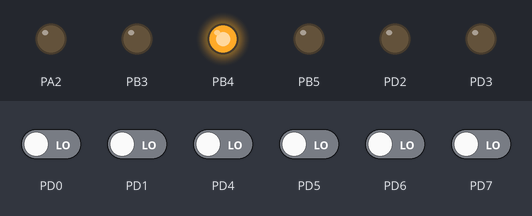
A program run on a simulated ATmega32, built with avr-gcc and emulated at 16 MHz. Shown: output pins drawn as LEDs (lit = HIGH). The test bench sets the inputs (shaded band); at power-on: PD0, PD1, PD4–7 LOW.

Above: at 0.1 s.
At 5.0 s:
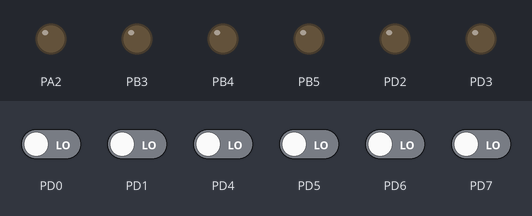
Timing chart, 0 to 6.5 s (numbered marks = the images above):
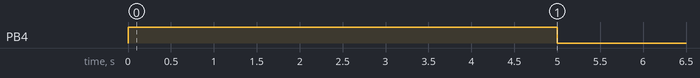

Measured:
- by itself, PB4: LOW → HIGH at 0.00 s, → LOW 5.0 s later

The program:

main.c
```c
/*
 * main.c
 *
 *  Created on: May 30, 2024
 *      Author: Abdo
 */

#include "main.h"

u8 offFlag = 0;
u32 ovCounter=0;

void callback()
{
	ovCounter++;
	if(ovCounter == 4882)
	{
		offFlag = 1;
	}
}

int main(){


	GI_enable();
	SS_init();
	ADC_init();
	EEPROM_Init();
	TIMER0_initFastPwm();
	 u8 TempCurrent = TempCheck () ;
	 u8 Td ;

	DIO_setPinDir(DIO_PINA2,DIO_OUTPUT);
	DIO_setPinDir(DIO_PINB4,DIO_OUTPUT);
	DIO_setPinDir(DIO_PINB5,DIO_OUTPUT);
	DIO_setPinDir(DIO_PINB3,DIO_OUTPUT);

	DIO_setPinDir(DIO_PIND3,DIO_OUTPUT);
	DIO_setPinDir(DIO_PIND2,DIO_OUTPUT);

	TIMER0_initNormal();
	TIMER0_setCallbackOv(callback);
	TIMER0_start(TIMER0_DIV64);

	while (1){
		if (offFlag == 0){
			if (TempCurrent < Td ){
				// turn on heating  for lamp in protus
				DIO_setPinValue(DIO_PINA2,DIO_HIGH);
				// turn off for motor
				DIO_setPinValue(DIO_PINB4,DIO_LOW);
				DIO_setPinValue(DIO_PINB5,DIO_LOW);
				DIO_setPinValue(DIO_PINB3,DIO_LOW);

				//TIMER0_start(TIMER0_STOP);
			}
			else if(TempCurrent > Td) {
				DIO_setPinValue(DIO_PINA2,DIO_LOW);

				//TIMER0_start(TIMER0_DIV64);
				//TIMER0_setOcr((Tc*255)/(Tc+Td));

				DIO_setPinValue(DIO_PINB4,DIO_HIGH);
				DIO_setPinValue(DIO_PINB5,DIO_LOW);
				 }
			if (DIO_readPinValue(DIO_PIND2) == DIO_HIGH)
			{
				while(DIO_readPinValue(DIO_PIND2) == DIO_HIGH);
				Td ++;
				EEPROM_SendByte(Td,100);
			}

			else if (DIO_readPinValue(DIO_PIND3) == DIO_HIGH)
			{
				while(DIO_readPinValue(DIO_PIND3) == DIO_HIGH);
				Td --;
				EEPROM_SendByte(Td,100);
			}
		}
		else if (offFlag == 1){
			DIO_setPinValue(DIO_PINB4,DIO_LOW);
			DIO_setPinValue(DIO_PINB5,DIO_LOW);
			DIO_setPinValue(DIO_PINB3,DIO_LOW);
			DIO_setPinValue(DIO_PINA2,DIO_LOW);
		}
	}
	return 0;
}
```

TempCheck_INT.h
```c
/*
 * TempCheck_INT.h
 *
 *  Created on: May 30, 2024
 *      Author: Abdo
 */

#ifndef APP_TEMPCHECK_TEMPCHECK_INT_H_
#define APP_TEMPCHECK_TEMPCHECK_INT_H_
#include "ADC_INT.h"

void init_TempCheck ();

f32 TempCheck ();

#endif /* APP_TEMPCHECK_TEMPCHECK_INT_H_ */
```

TempCheck_PROG.c
```c
/*
 * TempCheck_PROG.c
 *
 *  Created on: May 30, 2024
 *      Author: Abdo
 */

#include "TempCheck_INT.h"
void init_TempCheck (){
	ADC_init();

	DIO_setPinDir(DIO_PINA1, DIO_INPUT);


}

f32 TempCheck () {


u32	VDigitalTemp = ADC_read(ADC_CH1);
	f32	VAnalogTemp = (ADC_convertAnalog(VDigitalTemp))*100;

	return VAnalogTemp ;


}
```

main.h
```c
/*
 * main.h
 *
 *  Created on: May 30, 2024
 *      Author: Abdo
 */

#ifndef APP_MAIN_H_
#define APP_MAIN_H_

/******************************************
  INCLUDES
*******************************************/

#include "DIO_INT.h"

#include "ADC_INT.h"

#include "SS_INT.h"

#include "GI_INT.h"

#include "EXT_INT.h"

#include "TIMER0_INT.h"

#include "UART_INT.h"

#include "EEPROM_INT.h"

#include "Tempcheck_INT.h"

/******************************************
  Global Data TYPES AND STRUCTURES
*******************************************/


/******************************************
  GLOBAL CONSTANT MACROS
*******************************************/


/******************************************
  GLOBAL FUNCTIONS MACROS
*******************************************/


/******************************************
  GLOBAL FUNCTIONS Prototypes
*******************************************/

int main();

#endif /* APP_MAIN_H_ */
```

EEPROM_INT.h
```c
/*
 * EEPROM_INT.h
 *
 *  Created on: May 30, 2024
 *      Author: DELL
 */

#ifndef HAL_EEPROM_EEPROM_INT_H_
#define HAL_EEPROM_EEPROM_INT_H_

/******************************************
  INCLUDES
*******************************************/

#include "DIO_INT.h"

#include "I2C_INT.h"

/******************************************
  Global Data TYPES AND STRUCTURES
*******************************************/


/******************************************
  GLOBAL CONSTANT MACROS
*******************************************/

/******************************************
  GLOBAL FUNCTIONS MACROS
*******************************************/


/******************************************
  GLOBAL FUNCTIONS Prototypes
*******************************************/

void EEPROM_Init();

void EEPROM_SendByte(u8 byte,u16 location);

void EEPROM_ReadByteNACK(u8* byte,u16 location);


#endif /* HAL_EEPROM_EEPROM_INT_H_ */
```

EEPROM_PROG.c
```c
/*
 * EEPROM_PROG.c
 *
 *  Created on: May 30, 2024
 *      Author: DELL
 */

#include "EEPROM_INT.h"

void EEPROM_Init()
{
	I2C_init(MASTER);
}

void EEPROM_SendByte(u8 byte,u16 location)
{
    //Send Start
    TWCR = (1<<TWINT)|(1<<TWSTA)|(1<<TWEN);
    while (GET_BIT(TWCR,TWINT)==0);

    //Send Location
    u8 varr = 0b10100000|(location>>7);
    CLEAR_BIT(varr,0);
    TWDR = varr;
    TWCR = (1<<TWINT)|(1<<TWEN);
    while (GET_BIT(TWCR,TWINT)==0);

    //Send the remainder of Location
    TWDR = (u8)location;
    TWCR = (1<<TWINT)|(1<<TWEN);
    while (GET_BIT(TWCR,TWINT)==0);

    //Send Data
    TWDR = byte;
    TWCR = (1<<TWINT)|(1<<TWEN);
    while (GET_BIT(TWCR,TWINT)==0);

    //Send Stop
    TWCR = (1<<TWINT)|(1<<TWEN)|(1<<TWSTO);
}

void EEPROM_ReadByteNACK(u8* byte,u16 location){
  //Send Dummy Write Start
  TWCR = (1<<TWINT)|(1<<TWSTA)|(1<<TWEN);
  while (GET_BIT(TWCR,TWINT)==0);

  //Send Location
  u8 varr = 0b10100000|(location>>7);
  CLEAR_BIT(varr,0);
  TWDR = varr;
  TWCR = (1<<TWINT)|(1<<TWEN);
  while (GET_BIT(TWCR,TWINT)==0);

  //Send the remainder of Location
  TWDR = (u8)location;
  TWCR = (1<<TWINT)|(1<<TWEN);
  while (GET_BIT(TWCR,TWINT)==0);

  //Send Start
  TWCR = (1<<TWINT)|(1<<TWSTA)|(1<<TWEN);
  while (GET_BIT(TWCR,TWINT)==0);

  //Send Location
  SET_BIT(varr,0);
  TWDR = varr;
  TWCR = (1<<TWINT)|(1<<TWEN);
  while (GET_BIT(TWCR,TWINT)==0);

  //Read data
  TWCR = (1<<TWINT)|(1<<TWEN);
  while (GET_BIT(TWCR,TWINT)==0);
  *byte = TWDR;

  //Send Stop
  TWCR = (1<<TWINT)|(1<<TWEN)|(1<<TWSTO);
}
```

SS_INT.h
```c
/*
 * SS_INT.h
 *
 *  Created on: May 30, 2024
 *      Author: Abdo
 */

#ifndef HAL_SS_SS_INT_H_
#define HAL_SS_SS_INT_H_
#include "STD_TYPES.h"

//Config
#define SS_S0	DIO_PINA4
#define SS_S1	DIO_PINA5
#define SS_S2	DIO_PINA6
#define SS_S3	DIO_PINA7
#define SS_ENABLE1	DIO_PINB1
#define SS_ENABLE2	DIO_PINB2


void SS_init();
void SS_writeNum(u8 num);

#endif /* HAL_SS_SS_INT_H_ */
```

SS_PROG.c
```c
/*
 * SS_PROG.c
 *
 *  Created on: May 30, 2024
 *      Author: Abdo
 */

#include "BIT_MATH.h"
#include "DIO_INT.h"
#include "SS_INT.h"

#define F_CPU 16000000UL
#include <util/delay.h>

void SS_init()
{
	DIO_setPinDir(SS_S0, DIO_OUTPUT);
	DIO_setPinDir(SS_S1, DIO_OUTPUT);
	DIO_setPinDir(SS_S2, DIO_OUTPUT);
	DIO_setPinDir(SS_S3, DIO_OUTPUT);

	DIO_setPinDir(SS_ENABLE1, DIO_OUTPUT);
	DIO_setPinDir(SS_ENABLE2, DIO_OUTPUT);
}

void SS_writeNum(u8 num)
{
	//disable2
	DIO_setPinValue(SS_ENABLE2, DIO_LOW);
	//write num1
	u8 num1 =num%10;
	DIO_setPinValue(SS_S0, GET_BIT(num1,0));
	DIO_setPinValue(SS_S1, GET_BIT(num1,1));
	DIO_setPinValue(SS_S2, GET_BIT(num1,2));
	DIO_setPinValue(SS_S3, GET_BIT(num1,3));
	//enable1
	DIO_setPinValue(SS_ENABLE1, DIO_HIGH);
	_delay_ms(1);

	//disable1
	DIO_setPinValue(SS_ENABLE1, DIO_LOW);
	//write num2
	u8 num2 = num/10;
	DIO_setPinValue(SS_S0, GET_BIT(num2,0));
	DIO_setPinValue(SS_S1, GET_BIT(num2,1));
	DIO_setPinValue(SS_S2, GET_BIT(num2,2));
	DIO_setPinValue(SS_S3, GET_BIT(num2,3));
	//enable2
	DIO_setPinValue(SS_ENABLE2, DIO_HIGH);
	_delay_ms(1);
}
```

BIT_MATH.h
```c
/*
 * BIT_MATH.h
 *
 *  Created on: May 16, 2024
 *      Author: Abdo
 */

#ifndef LIB_BIT_MATH_H_
#define LIB_BIT_MATH_H_

/**************
INCLUDES
***************/


/**************
Global Data TYPES AND STRUCTURES
***************/


/**************
GLOBAL CONSTANT MACROS
***************/


/**************
GLOBAL FUNCTIONS MACROS
***************/

#define SET_BIT(var,shift)  var=(var|(1<<shift))
#define TOOGLE_BIT(var,shift)  var=(var^(1<<shift))
#define CLEAR_BIT(var,shift)  var=(var&(~(1<<shift)))
#define GET_BIT(var,shift)  ((var>>shift)&1)

/**************
GLOBAL FUNCTIONS Prototypes
****************/
#endif /* LIB_BIT_MATH_H_*/
```

STD_TYPES.h
```c
/*
 * STD_TYPES.h
 *
 *  Created on: May 16, 2024
 *      Author: Abdo
 */

#ifndef LIB_STD_TYPES_H_
#define LIB_STD_TYPES_H_

/**************
  INCLUDES
***************/


/**************
  Global Data TYPES AND STRUCTURES
***************/

typedef unsigned char u8;
typedef signed char s8;
typedef unsigned short u16;
typedef signed short s16;
typedef unsigned int u32;
typedef signed int s32;
typedef float f32;
typedef double f64;
typedef enum {FALSE,TRUE} BOOL;

/**************
  GLOBAL CONSTANT MACROS
***************/


/**************
  GLOBAL FUNCTIONS MACROS
***************/


/**************
  GLOBAL FUNCTIONS Prototypes
***************/

#endif /* LIB_STD_TYPES_H_ */
```

ADC_INT.h
```c
/*
 * ADC_INT.h
 *
 *  Created on: May 16, 2024
 *      Author: DELL
 */

#ifndef MCAL_ADC_ADC_INT_H_
#define MCAL_ADC_ADC_INT_H_


/******************************************
  INCLUDES
*******************************************/
#include "DIO_INT.h"

/******************************************
  Global Data TYPES AND STRUCTURES
*******************************************/


/******************************************
  GLOBAL CONSTANT MACROS
*******************************************/
/*ADC Registers*/
#define ADMUX 				*((volatile u8*)0x27)
#define REFS1	7	//reference
#define REFS0	6	//reference

#define MUX4	4	//channel select
#define MUX3	3
#define MUX2	2
#define MUX1	1
#define MUX0	0

#define ADCSRA 				*((volatile u8*)0x26)
#define ADEN	7	//enable
#define ADSC	6 	//start conversion
#define ADPS2   2	//Prescaler
#define ADPS1   1	//Prescaler
#define ADPS0   0	//Prescaler


#define ADCH 				*((volatile u8*)0x25)//low bits only
#define ADCL 				*((volatile u8*)0x24)//high bits only
#define ADCLH				*((volatile u16*)0x24)//all bits..(u16)

///////////////////////////////////////////////////////////////

#define ADC_CH0		0
#define ADC_CH1		1
#define ADC_CH2		2


/******************************************
  GLOBAL FUNCTIONS MACROS
*******************************************/


/******************************************
  GLOBAL FUNCTIONS Prototypes
*******************************************/

void ADC_init();

u16 ADC_read(u8 chNum);//return digital

f32 ADC_convertAnalog(u16 digitalValue);//return analog


#endif /* MCAL_ADC_ADC_INT_H_ */
```

ADC_PROG.c
```c
/*
 * ADC_PROG.c
 *
 *  Created on: May 16, 2024
 *      Author: DELL
 */


#include "ADC_INT.h"

void ADC_init()
{
	//select Vref -> AVCC

	SET_BIT(ADMUX, REFS0);
	CLEAR_BIT(ADMUX, REFS1);

	//prescaler select 128

	SET_BIT(ADCSRA,ADPS0) ;
	SET_BIT(ADCSRA,ADPS1) ;
	SET_BIT(ADCSRA,ADPS2) ;


	//enable ADC

	SET_BIT(ADCSRA,ADEN) ;
}

u16 ADC_read(u8 chNum)
{
	//select ch.
	if(chNum == ADC_CH0)
	{
		CLEAR_BIT(ADMUX, MUX0);
		CLEAR_BIT(ADMUX, MUX1);
		CLEAR_BIT(ADMUX, MUX2);
		CLEAR_BIT(ADMUX, MUX3);
		CLEAR_BIT(ADMUX, MUX4);

	}
	else if(chNum == ADC_CH1)
	{
		SET_BIT(ADMUX, MUX0);
		CLEAR_BIT(ADMUX, MUX1);
		CLEAR_BIT(ADMUX, MUX2);
		CLEAR_BIT(ADMUX, MUX3);
		CLEAR_BIT(ADMUX, MUX4);
	}

	//start

	SET_BIT(ADCSRA,ADSC) ;
	//wait conv.
	while(GET_BIT(ADCSRA ,ADSC) == 1);

	//read
	return ADCLH;
}

f32 ADC_convertAnalog(u16 digitalValue)
{
	f32 analog = digitalValue * (5.0/1024);
	return analog;
}
```

DIO_INT.h
```c
/*
 * DIO_INT.h
 *
 *  Created on: May 16, 2024
 *      Author: ahmed
 */

#ifndef MCAL_DIO_DIO_INT_H_
#define MCAL_DIO_DIO_INT_H_

/******************************************
  INCLUDES
*******************************************/

#include "STD_TYPES.h"
#include "BIT_MATH.h"

//Set Cristal Frequency
#define F_CPU 16000000UL
#include<util/delay.h>

/******************************************
  Global Data TYPES AND STRUCTURES
*******************************************/


/******************************************
  GLOBAL CONSTANT MACROS
*******************************************/

//State
#define DIO_HIGH 1
#define DIO_LOW  0

//Direction
#define DIO_INPUT 0
#define DIO_OUTPUT 1

//Registers************************

//Port A
#define DDRA  (*(volatile u8*)0x3A)
#define PORTA (*(volatile u8*)0x3B)
#define PINA  (*(volatile u8*)0x39)

//Port B
#define DDRB  (*(volatile u8*)0x37)
#define PORTB (*(volatile u8*)0x38)
#define PINB  (*(volatile u8*)0x36)

//Port C
#define DDRC  (*(volatile u8*)0x34)
#define PORTC (*(volatile u8*)0x35)
#define PINC  (*(volatile u8*)0x33)

//Port D
#define DDRD  (*(volatile u8*)0x31)
#define PORTD (*(volatile u8*)0x32)
#define PIND  (*(volatile u8*)0x30)

//Pins******************************

//PINA
#define DIO_PINA0 0
#define DIO_PINA1 1
#define DIO_PINA2 2
#define DIO_PINA3 3
#define DIO_PINA4 4
#define DIO_PINA5 5
#define DIO_PINA6 6
#define DIO_PINA7 7

//PINB
#define DIO_PINB0 8
#define DIO_PINB1 9
#define DIO_PINB2 10
#define DIO_PINB3 11
#define DIO_PINB4 12
#define DIO_PINB5 13
#define DIO_PINB6 14
#define DIO_PINB7 15

//PINC
#define DIO_PINC0 16
#define DIO_PINC1 17
#define DIO_PINC2 18
#define DIO_PINC3 19
#define DIO_PINC4 20
#define DIO_PINC5 21
#define DIO_PINC6 22
#define DIO_PINC7 23

//PIND
#define DIO_PIND0 24
#define DIO_PIND1 25
#define DIO_PIND2 26
#define DIO_PIND3 27
#define DIO_PIND4 28
#define DIO_PIND5 29
#define DIO_PIND6 30
#define DIO_PIND7 31


/******************************************
  GLOBAL FUNCTIONS MACROS
*******************************************/


/******************************************
  GLOBAL FUNCTIONS Prototypes
*******************************************/

void DIO_setPinDir(u8 pinNum, u8 dir);

void DIO_setPinValue(u8 pinNum, u8 level);

u8 DIO_readPinValue(u8 pinNum);

void DIO_togglePinValue(u8 pinNum);

void DIO_setPullUp(u8 pinNum);


#endif /* MCAL_DIO_DIO_INT_H_ */
```

DIO_PORG.c
```c
/*
 * DIO_PORG.c
 *
 *  Created on: May 16, 2024
 *      Author: ahmed
 */

#include "DIO_INT.h"

void DIO_setPinDir(u8 pinNum, u8 dir){
	//PORTA
	if (pinNum>=0 && pinNum<=7)
	{
		if (dir==DIO_INPUT){
			CLEAR_BIT(DDRA,pinNum);
		}
		else if(dir==DIO_OUTPUT){
			SET_BIT(DDRA,pinNum);
		}
	}
	else //PORTB
	if (pinNum>=8 && pinNum<=15)
	{
		pinNum=pinNum-8;
		if (dir==DIO_INPUT){
			CLEAR_BIT(DDRB,pinNum);
		}
		else if(dir==DIO_OUTPUT){
			SET_BIT(DDRB,pinNum);
		}
	}
	else //PORTC
	if (pinNum>=16 && pinNum<=23)
	{
		pinNum=pinNum-16;
		if (dir==DIO_INPUT){
			CLEAR_BIT(DDRC,pinNum);
		}
		else if(dir==DIO_OUTPUT){
			SET_BIT(DDRC,pinNum);
		}
	}
	else //PORTD
	if (pinNum>=24 && pinNum<=31)
	{
		pinNum=pinNum-24;
		if (dir==DIO_INPUT){
			CLEAR_BIT(DDRD,pinNum);
		}
		else if(dir==DIO_OUTPUT){
			SET_BIT(DDRD,pinNum);
		}
	}
}

void DIO_setPinValue(u8 pinNum, u8 level){
	//PORTA
	if (pinNum>=0 && pinNum<=7)
	{
		if (level==DIO_LOW){
			CLEAR_BIT(PORTA,pinNum);
		}
		else if(level==DIO_HIGH){
			SET_BIT(PORTA,pinNum);
		}
	}
	else //PORTB
	if (pinNum>=8 && pinNum<=15)
	{
		pinNum=pinNum-8;
		if (level==DIO_LOW){
			CLEAR_BIT(PORTB,pinNum);
		}
		else if(level==DIO_HIGH){
			SET_BIT(PORTB,pinNum);
		}
	}
	else //PORTC
	if (pinNum>=16 && pinNum<=23)
	{
		pinNum=pinNum-16;
		if (level==DIO_LOW){
			CLEAR_BIT(PORTC,pinNum);
		}
		else if(level==DIO_HIGH){
			SET_BIT(PORTC,pinNum);
		}
	}
	else //PORTD
	if (pinNum>=24 && pinNum<=31)
	{
		pinNum=pinNum-24;
		if (level==DIO_LOW){
			CLEAR_BIT(PORTD,pinNum);
		}
		else if(level==DIO_HIGH){
			SET_BIT(PORTD,pinNum);
		}
	}
}

u8 DIO_readPinValue(u8 pinNum){
	//PORTA
	if (pinNum>=0 && pinNum<=7)
	{
		return GET_BIT(PINA,pinNum);
	}
	else //PORTB
	if (pinNum>=8 && pinNum<=15)
	{
		pinNum=pinNum-8;
		return GET_BIT(PINB,pinNum);
	}
	else //PORTC
	if (pinNum>=16 && pinNum<=23)
	{
		pinNum=pinNum-16;
		return GET_BIT(PINC,pinNum);
	}
	else //PORTD
	if (pinNum>=24 && pinNum<=31)
	{
		pinNum=pinNum-24;
		return GET_BIT(PIND,pinNum);
	}
}

void DIO_togglePinValue(u8 pinNum){
	DIO_setPinValue(pinNum,!DIO_readPinValue(pinNum));
}

void DIO_setPullUp(u8 pinNum){
	DIO_setPinValue(pinNum,DIO_HIGH);
}
```

EXT_INT.h
```c
/*
 * EXT_INT.h
 *
 *  Created on: May 16, 2024
 *      Author: ahmed
 */

#ifndef MCAL_EXT_EXT_INT_H_
#define MCAL_EXT_EXT_INT_H_

/******************************************
  INCLUDES
*******************************************/

#include "DIO_INT.h"

/******************************************
  Global Data TYPES AND STRUCTURES
*******************************************/


/******************************************
  GLOBAL CONSTANT MACROS
*******************************************/
//Register for INT0 & INT1
#define MCUCR  (*(volatile u8*)0x55)

//Needed Bits

//INT0
#define ISC00 0
#define ISC01 1

//INT1
#define ISC10 2
#define ISC11 3

//Register for INT2
#define MCUCSR  (*(volatile u8*)0x54)
//Needed Bits

//INT2
#define ISC2 6

//Enable PIE
#define GICR  (*(volatile u8*)0x5B)

//Needed Bits
#define INT0 6
#define INT1 7
#define INT2 5

//Interrupt Logic
#define EXT_FALLING    0
#define EXT_RISING     1
#define EXT_ANY_LOGIC  2


/******************************************
  GLOBAL FUNCTIONS MACROS
*******************************************/


/******************************************
  GLOBAL FUNCTIONS Prototypes
*******************************************/

//Initialize
void EXT_int0Int(u8 Logic);

void EXT_int1Int(u8 Logic);

void EXT_int2Int(u8 Logic);

//Call back
void EXT_setcallbackInt0(void (*ptr)());

void EXT_setcallbackInt1(void (*ptr)());

void EXT_setcallbackInt2(void (*ptr)());


#endif /* MCAL_EXT_EXT_INT_H_ */
```

GI_INT.h
```c
/*
 * GI_INT.h
 *
 *  Created on: May 16, 2024
 *      Author: ahmed
 */

#ifndef MCAL_GI_GI_INT_H_
#define MCAL_GI_GI_INT_H_


/******************************************
  INCLUDES
*******************************************/

#include "DIO_INT.h"

/******************************************
  Global Data TYPES AND STRUCTURES
*******************************************/


/******************************************
  GLOBAL CONSTANT MACROS
*******************************************/

//Register controlling Global Interrupt
#define SREG (*(volatile u8*)0x5F)

//Bits
#define I 7

/******************************************
  GLOBAL FUNCTIONS MACROS
*******************************************/


/******************************************
  GLOBAL FUNCTIONS Prototypes
*******************************************/

void GI_enable();

void GI_desable();


#endif /* MCAL_GI_GI_INT_H_ */
```

GI_PROG.c
```c
/*
 * GI_PROG.c
 *
 *  Created on: May 16, 2024
 *      Author: ahmed
 */

#include "GI_INT.h"

void GI_enable(){
	SET_BIT(SREG,I);
}

void GI_desable(){
	CLEAR_BIT(SREG,I);
}
```

Source omitted: EXT_PROG.c (1915 bytes), I2C_INT.h (1643 bytes), I2C_PROG.c (1745 bytes), TIMER0_INT.h (1843 bytes), TIMER0_PROG.c (2141 bytes), UART_INT.h (1738 bytes), UART_PROG.c (1344 bytes)
